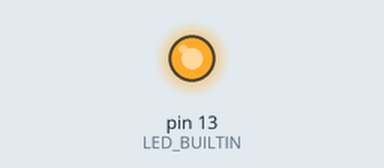
This program was run on a simulated Arduino Uno, built with avr-gcc and run on an emulated ATmega328P. On the bench: output pins drawn as LEDs (lit = HIGH). Random numbers use the default seed unless the program sets one; what the program prints to the serial monitor is not drawn.

Above: at 0.15 s.
Timing chart, 0 to 1.6 s (numbered marks = the images above):
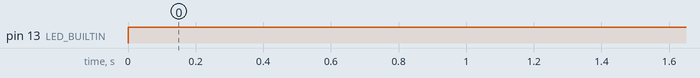

The program:

main.cpp
```cpp
/*
 * Author: Robert Cudmore
 * http://robertcudmore.org
 * 20160214
 *
 * Purpose: Send sensor data out the serial port
 *    serial output format is
 *    millis(), a0, a1, a2
 *
 */
#include "Arduino.h"

void setup()
{
  pinMode(LED_BUILTIN, OUTPUT);

  Serial.begin(115200);
}

void loop()
{
  digitalWrite(LED_BUILTIN, HIGH); //so we can see if the code is running

  //read from an analog input
  //int a0_value = analogRead(A0);

  //for now just simulate some data
  int a0_value = random(1024);
  int mappedPot = map(a0_value, 0, 1023, 0, 255);

  //read from an analog input
  //int a1_value = analogRead(A1);
  //int a2_value = analogRead(A2);

  //for now just simulate some data
  int a1_value = random(255);
  int a2_value = random(255);

  Serial.println(String(millis()) + "," + String(mappedPot) + "," + String (a1_value) + "," + String (a2_value));

  delay(20); //ms

  digitalWrite(LED_BUILTIN, LOW); //so we can see if the code is running
}
```

Measured:
- by itself, pin 13 (LED_BUILTIN): LOW → HIGH at 0.00 s
